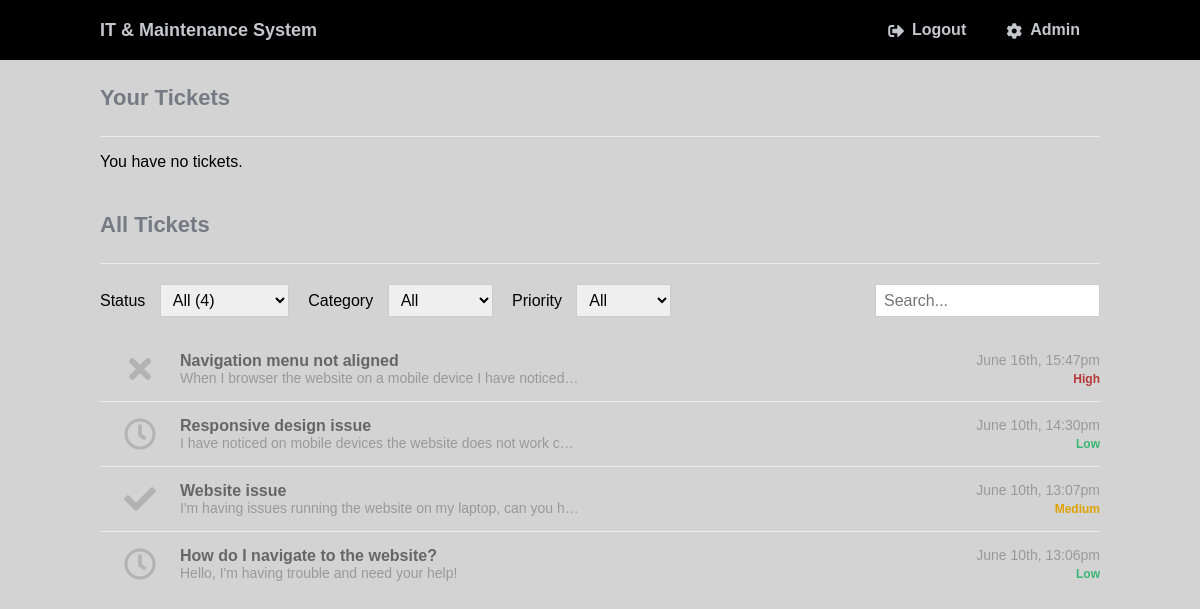
Before: /tickets.php (signed in) with the older database file.
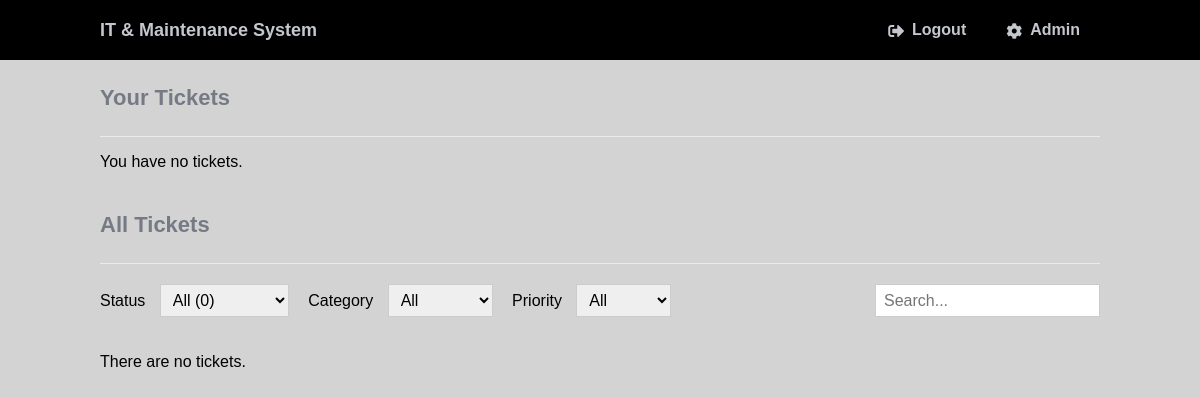
After: the same page with the newer database file.
### tables this page shows
CREATE TABLE IF NOT EXISTS `tickets` (
`id` int(11) NOT NULL,
  `title` varchar(255) NOT NULL,
  `msg` text NOT NULL,
  `email` varchar(255) NOT NULL,
  `created` datetime NOT NULL DEFAULT CURRENT_TIMESTAMP,
  `status` enum('open','closed','resolved') NOT NULL DEFAULT 'open',
  `priority` enum('low','medium','high') NOT NULL DEFAULT 'low',
  `category_id` int(1) NOT NULL DEFAULT '1',
  `private` tinyint(1) NOT NULL DEFAULT '1',
  `account_id` int(11) NOT NULL DEFAULT '0'
);

### tickets.php (the view, shortened to what this page needs)
<?php
include 'functions.php';
$pdo = pdo_connect_mysql();
$status = isset($_GET['status']) ? $_GET['status'] : 'all';
$category = isset($_GET['category']) ? $_GET['category'] : 'all';
$priority = isset($_GET['priority']) ? $_GET['priority'] : 'all';
$search = isset($_GET['search']) ? $_GET['search'] : '';
$page = isset($_GET['page']) ? $_GET['page'] : 1;
$num_tickets_per_page = num_tickets_per_page;
$sql = '';
$sql .= $status != 'all' ? ' status = :status AND' : '';
$sql .= $category != 'all' ? ' category_id = :category AND' : '';
$sql .= $priority != 'all' ? ' priority = :priority AND' : '';
$sql .= $search ? ' title LIKE :search AND' : '';
$sql .= isset($_SESSION['account_loggedin']) && $_SESSION['account_role'] == 'Admin' ? '' : ' private = 0 AND';
$sql = !empty($sql) ? rtrim('WHERE ' . $sql, 'AND') : '';
$stmt = $pdo->prepare('SELECT * FROM tickets ' . $sql . ' ORDER BY created DESC LIMIT :current_page, :tickets_per_page');
$stmt->bindValue(':current_page', ($page-1)*(int)$num_tickets_per_page, PDO::PARAM_INT);
$stmt->bindValue(':tickets_per_page', (int)$num_tickets_per_page, PDO::PARAM_INT);
$stmt->execute();
$tickets = $stmt->fetchAll(PDO::FETCH_ASSOC);
if (isset($_SESSION['account_loggedin'])) {
	$stmt = $pdo->prepare('SELECT * FROM tickets WHERE account_id = ? ORDER BY created DESC');
	$stmt->execute([ $_SESSION['account_id'] ]);
	$account_tickets = $stmt->fetchAll(PDO::FETCH_ASSOC);
}
if (isset($_SESSION['account_loggedin']) && $_SESSION['account_role'] == 'Admin') {
	$num_tickets = $pdo->query('SELECT COUNT(*) FROM tickets')->fetchColumn();
}
?>
<?=template_header('Tickets')?>
<div class="content tickets">
	<?php if (isset($account_tickets)): ?>
	<h2>Your Tickets</h2>
	<div class="tickets-list">
		<?php if (!$account_tickets): ?>
		<p>You have no tickets.</p>
		<?php endif; ?>
	</div>
	<?php endif; ?>
	<h2><?=ucfirst($status)?> Tickets</h2>
	<form action="" method="get">
		<div>
			<label for="status">Status</label>
			<select name="status" id="status" onchange="this.parentElement.parentElement.submit()">
				<option value="all"<?=$status=='all'?' selected':''?>>All (<?=number_format($num_tickets)?>)</option>
			</select>
			<label for="category">Category</label>
			<select name="category" id="category" onchange="this.parentElement.parentElement.submit()">
				<option value="all"<?=$category=='all'?' selected':''?>>All</option>
			</select>
			<label for="priority">Priority</label>
			<select name="priority" id="priority" onchange="this.parentElement.parentElement.submit()">
				<option value="all"<?=$priority=='all'?' selected':''?>>All</option>
			</select>
		</div>
		<input name="search" type="text" placeholder="Search..." value="<?=htmlspecialchars(trim($search, '%'), ENT_QUOTES)?>" onkeypress="if(event.keyCode == 13) this.parentElement.submit()">
	</form>
	<div class="tickets-list">
		<?php foreach ($tickets as $ticket): ?>
		<a href="view.php?id=<?=$ticket['id']?><?=isset($_SESSION['account_loggedin']) && $_SESSION['account_role'] == 'Admin' && $ticket['private'] ? '&code=' . md5($ticket['id'] . $ticket['email']) : ''?>" class="ticket">
			<span class="con">
				<?php if ($ticket['status'] == 'open'): ?>
				<i class="far fa-clock fa-2x"></i>
				<?php elseif ($ticket['status'] == 'resolved'): ?>
				<i class="fas fa-check fa-2x"></i>
				<?php elseif ($ticket['status'] == 'closed'): ?>
				<i class="fas fa-times fa-2x"></i>
				<?php endif; ?>
			</span>
			<span class="con">
				<span class="title"><?=htmlspecialchars($ticket['title'], ENT_QUOTES)?></span>
				<span class="msg responsive-hidden"><?=htmlspecialchars($ticket['msg'], ENT_QUOTES)?></span>
			</span>
			<span class="con2">
				<span class="created responsive-hidden"><?=date('F dS, G:ia', strtotime($ticket['created']))?></span>
				<span class="priority <?=$ticket['priority']?>"><?=$ticket['priority']?></span>
			</span>
		</a>
		<?php endforeach; ?>
		<?php if (!$tickets): ?>
		<p>There are no tickets.</p>
		<?php endif; ?>
	</div>
	<div class="pagination">
	</div>
</div>
<?=template_footer()?>

Changed rows visible on the page:
removed tickets: status "closed" (drawn), title "Navigation menu not aligned", msg "When I browser the website on a mobile device I have noticed…", created "June 16th, 15:47pm", priority "High"
removed tickets: status "open" (drawn), title "Responsive design issue", msg "I have noticed on mobile devices the website does not work c…", created "June 10th, 14:30pm", priority "Low"
removed tickets: status "resolved" (drawn), title "Website issue", msg "I'm having issues running the website on my laptop, can you h…", created "June 10th, 13:07pm", priority "Medium"
removed tickets: status "open" (drawn), title "How do I navigate to the website?", msg "Hello, I'm having trouble and need your help!", created "June 10th, 13:06pm", priority "Low"
Other visible differences:
form field status: "All (4)" → "All (0)"
text now shown: "There are no tickets."
